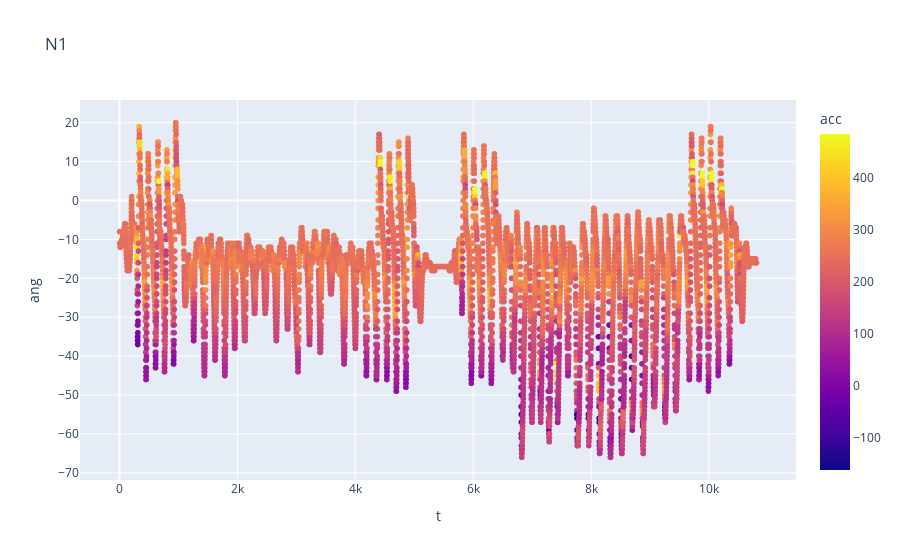

Notebook cell for this chart:
### Markdown cell above
## Grafico de los datasets

### Code cell
#------------------------------N1-------------------------------------
fig1 = px.scatter(d1, x="t", y="ang", color="acc", title ="N1")
fig1.show()

### Figure 1 — Plotly figure (JSON) as saved in the notebook; plotly's stock layout.template omitted (floating-point values rounded to 4 significant figures; data arrays with more than 128 entries replaced by an {"elided": "..."} marker saying what was removed)
{"data": [{"hovertemplate": "t=%{x}<br>ang=%{y}<br>acc=%{marker.color}<extra></extra>", "legendgroup": "", "marker": {"color": {"elided": "10807 int values"}, "coloraxis": "coloraxis", "symbol": "circle"}, "mode": "markers", "name": "", "showlegend": false, "type": "scattergl", "x": {"elided": "10807 int values"}, "xaxis": "x", "y": {"elided": "10807 int values"}, "yaxis": "y"}], "layout": {"coloraxis": {"colorbar": {"title": {"text": "acc"}}, "colorscale": [[0, "#0d0887"], [0.1111, "#46039f"], [0.2222, "#7201a8"], [0.3333, "#9c179e"], [0.4444, "#bd3786"], [0.5556, "#d8576b"], [0.6667, "#ed7953"], [0.7778, "#fb9f3a"], [0.8889, "#fdca26"], [1, "#f0f921"]]}, "legend": {"tracegroupgap": 0}, "title": {"text": "N1"}, "xaxis": {"anchor": "y", "domain": [0, 1], "title": {"text": "t"}}, "yaxis": {"anchor": "x", "domain": [0, 1], "title": {"text": "ang"}}}}
